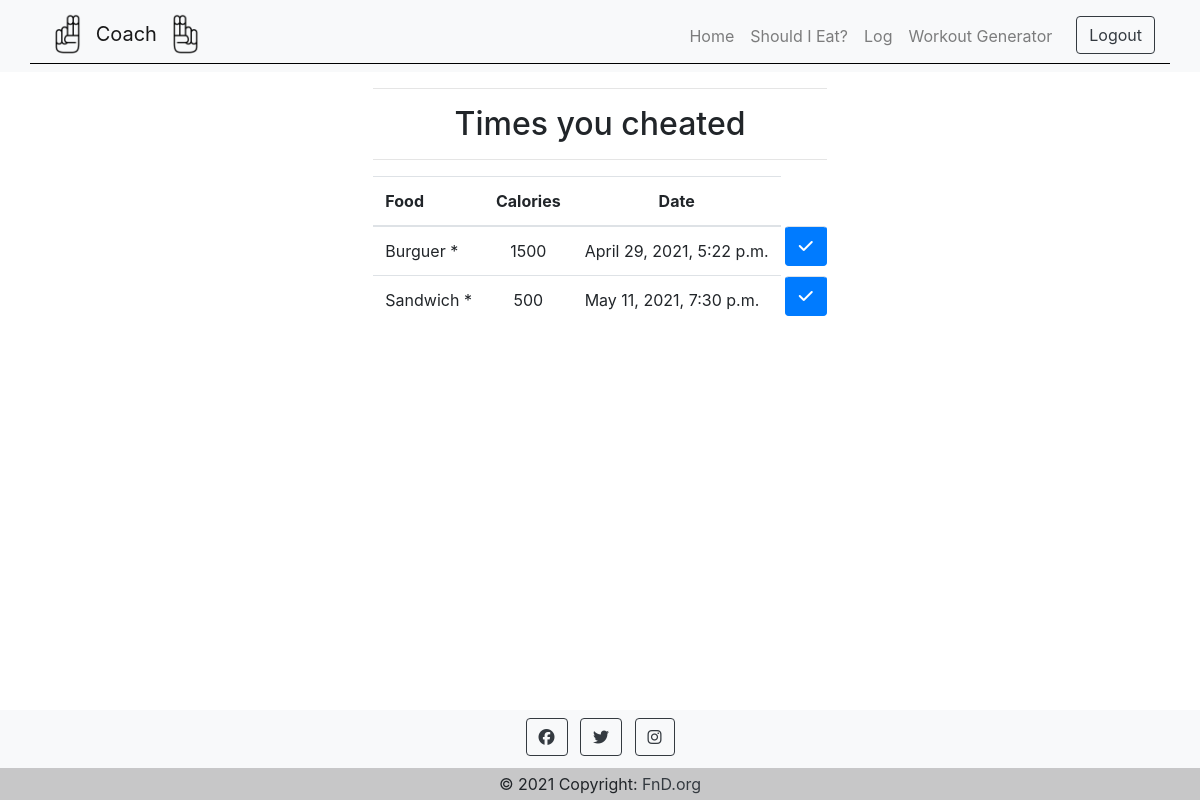
Before: /log (signed in) with the older database file.
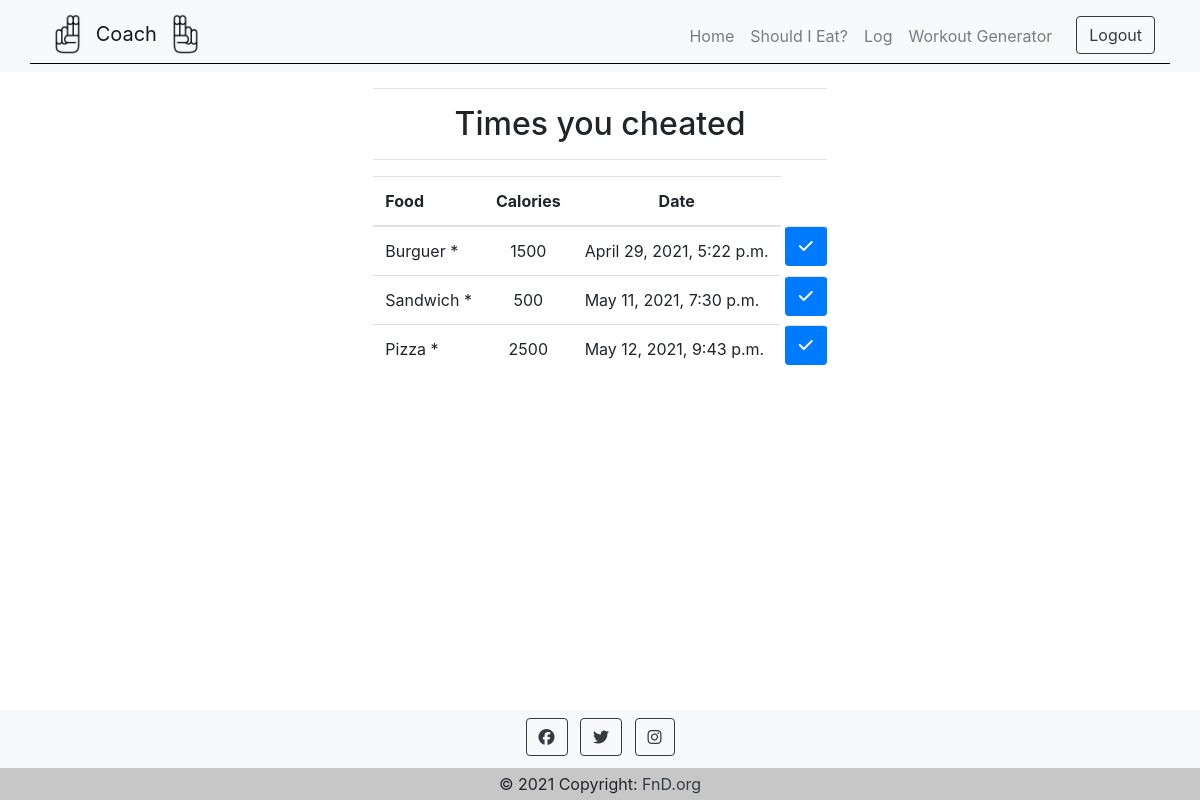
After: the same page with the newer database file.
### capstone/models.py (models this page shows)
class ShouldIEat(models.Model):
    user = models.ForeignKey("User", on_delete=models.CASCADE)
    food = models.CharField(max_length=255)
    calories = models.IntegerField()
    weight = models.IntegerField()
    timestamp = models.DateTimeField(auto_now_add=True)

### capstone/views.py (the view)
# urls.py: path("log", views.log, name="log"),
def log(request):
    if request.method == "POST":
        user = request.user
        cheats = ShouldIEat.objects.filter(user=user)
        cheat = request.POST["row_delete"]
        ShouldIEat.objects.get(id=cheat).delete()
        return render(request,"capstone/log.html", {
            "cheats":cheats
            })
    else:
        user = request.user
        cheats = ShouldIEat.objects.filter(user=user)
        return render(request,"capstone/log.html", {
            "cheats":cheats
        })

### capstone/templates/capstone/log.html (shortened to what this page needs)
{% extends 'capstone/layout.html' %}
{% load static %}
{% block body %}
<section style="height: 80%;">
    <div class="container-fluid">
        <div class="row justify-content-center">
            <div class="col-auto">
            <hr>
            <h2 style="text-align: center;">Times you cheated</h2>
            <hr>
                <table class="table table-responsive">
                    <thead>
                    <tr>
                        <th>Food</th>
                        <th style="text-align:center;">Calories</th>
                        <th style="text-align:center;">Date</th>
                    </tr>
                    </thead>
                    <tbody>
                    {% for cheat in cheats %}
                    <tr>
                        <td onmouseover="popResults({{ cheat.id }})" onmouseout="popResults({{ cheat.id }})">{{ cheat.food }} *</td>
                        <td style="text-align:center;" id="caloriesLog-{{ cheat.id }}">{{ cheat.calories }}</td>
                        <td>{{ cheat.timestamp }}</td>
                        <td class="btn btn-primary" style="padding:0; margin:0 0 0 4px;">
                            <form action="{% url 'log' %}" method="post" style="padding:0; margin:0;">
                                <button type="submit" class="btn btn-primary" name=button><i class="fas fa-check"></i></button>
                            </form>
                        </td>
                    </tr>
                    {% endfor %}
                    </tbody>
                </table>
            </div>
        </div>
    </div>
</section>
{% endblock %}

### capstone/templates/capstone/layout.html (shortened to what this page needs)
{% load static %}
<!DOCTYPE html>
<html lang="en">
<head>
    <link href="{% static 'capstone/style.css' %}" rel="stylesheet">
    <link rel="stylesheet" href="https://stackpath.bootstrapcdn.com/bootstrap/4.4.1/css/bootstrap.min.css">
</head>
<body>
    <header>
        <nav class="navbar navbar-expand-sm navbar-light bg-light" >
            <div class="container" style="border-bottom: 1px solid black">
                <a href="{% url 'index' %}" class="navbar-brand" onclick="showIndex()">
                    <img src="{% static 'capstone/images/airquote-l.png' %}" width="45">
                    <span>Coach</span>
                    <img src="{% static 'capstone/images/airquote-r.png' %}" width="45">
                </a>
                <div class="collapse navbar-collapse justify-content-end" id="nav-principal">
                    <ul class="navbar-nav">
                    {% if user.is_authenticated %}
                        <li class="nav-item"><a href="{% url 'index' %}" class="nav-link">Home</a></li>
                        <li class="nav-item"><a href="{% url 'shouldIEat' %}" class="nav-link">Should I Eat?</a></li>
                        <li class="nav-item"><a href="{% url 'log' %}" class="nav-link">Log</a></li>
                        <li class="nav-item"><a href="{% url 'workoutGenerator' %}" class="nav-link">Workout Generator</a></li>
                        <li class="nav-item"><a href="{% url 'logout' %}" class="btn btn-outline-dark ml-3">Logout</a></li>
                    {% else %}
                        <li class="nav-item"><button class="btn button-margin" onclick="showRegister()">Register</button></li>
                        <li class="nav-item"><button class="btn btn-outline-dark" onclick="showLogin()">Login</button></li>
                    {% endif %}
                    </ul>
                </div>
            </div>
        </nav>
    </header>
    {% block body %}
    {% endblock %}
  <footer class="bg-light text-center text-black">
      <div class="container p-1 pb-0">
        <section class="mb-1">
          <a class="btn btn-outline-dark btn-floating m-1" href="#!" role="button"
            ><i class="fab fa-facebook"></i
          ></a>
          <a class="btn btn-outline-dark btn-floating m-1" href="#!" role="button"
            ><i class="fab fa-twitter"></i
          ></a>
          <a class="btn btn-outline-dark btn-floating m-1" href="#!" role="button"
            ><i class="fab fa-instagram"></i
          ></a>
        </section>
      </div>
      <div class="text-center p-1" style="background-color: rgba(0, 0, 0, 0.2);">
        © 2021 Copyright:
        <a class="text-dark" href="https://mdbootstrap.com/">FnD.org</a>
      </div>
    </footer>
</body>
</html>

### capstone/static/capstone/style.css (style rules this page uses)
* { box-sizing: border-box; }
*:before, *:after { box-sizing: border-box; }
html, body { margin: 0 0 90px 0; min-height: 500px; position: relative; }
footer { position: fixed; bottom: 0; width: 100%; height: 90px; }

Changed rows visible on the page:
added ShouldIEat: food "Pizza", calories "2500", timestamp "May 12, 2021, 9:43 p.m."
